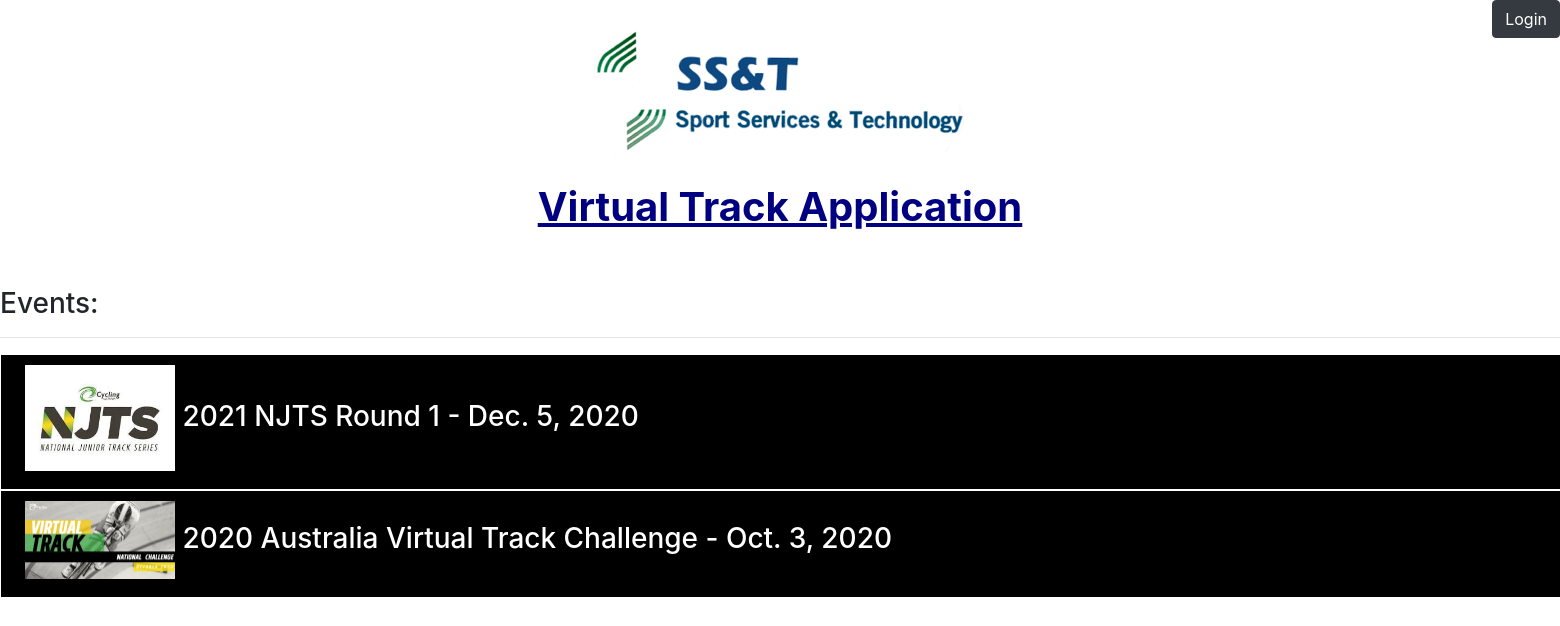
The page / on the database its author committed.
### web/models.py (models this page shows, shortened)
class Event(models.Model):
    name = models.CharField(null = True, max_length=100)
    date = models.DateField(null=True)
    finish = models.DateField(null=True)
    image = models.ImageField(upload_to='events/images/', null=True)
    National = 'Nat'
    NJTS = 'NJTS'
    event_option_choices = [
        (National, 'National'),
        (NJTS, 'NJTS')
    ]
    event_option = models.CharField(
        max_length=8,
        choices=event_option_choices,
        default=National
    )

### web/views.py (the view)
# urls.py: 2. Add a URL to urlpatterns:  path('', views.home, name='home')
def home(request):
    eventlist = Event.objects.order_by('-date')[:10]
    return render(request, 'web/home.html', {'eventlist': eventlist})

### web/templates/web/home.html
{% extends 'web/base.html'%}
{% load static %}
{% block content %}
<center>
<img src="/static/web/sportst.png">
</center>
<br>
<h1 align = 'Center' style="color:#000080"><b><u>Virtual Track Application</u></b></h1>
<br>
<br>
<h3>Events:</h3>
<hr>
 {% for event in eventlist %}
<div class="btn-group3">
    <a href="{{ event.id }}">
<button>
    <h3><img src="{{ event.image.url }}" width = "150">   {{ event.name }} - {{ event.date }}</h3>
    </button>
        </a>
</div>
{% endfor %}
<br>
<br>
{% endblock %}

### web/templates/web/base.html (style rules this page uses)
@media only screen and (min-width: 768px) { .btn-group3 button { background-color: #000000; border: 1px solid White; color: white; padding: 10px 24px; cursor: pointer; width: 1580px; display: block; text-align: left; } }

### rows shown on the page
Event: image (picture), name "2021 NJTS Round 1", date "Dec. 5, 2020"
Event: image (picture), name "2020 Australia Virtual Track Challenge", date "Oct. 3, 2020"
